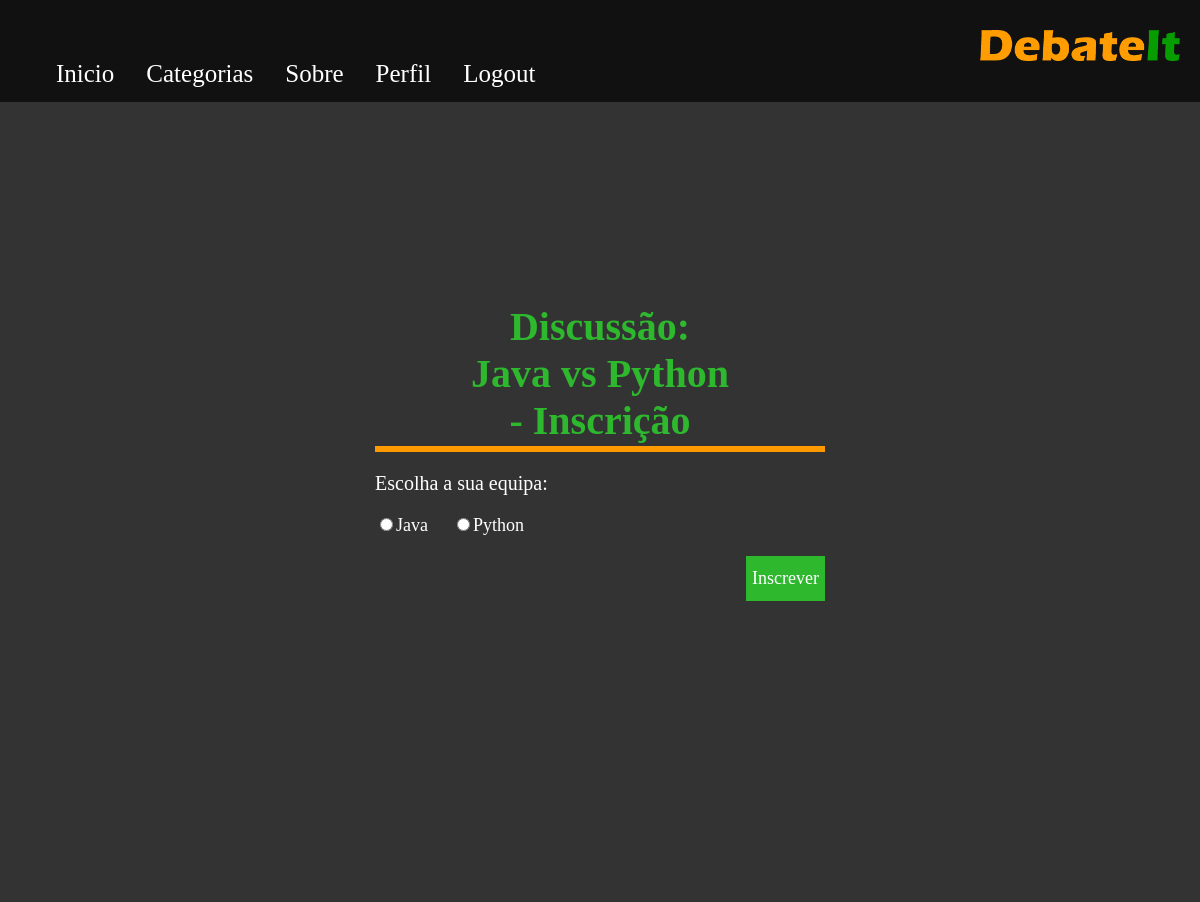
Screenshot of /discussion/42/ (signed in) with the database file from the repository.
### forum/models.py (models this page shows, shortened)
class Discussion(models.Model):
    title = models.CharField(max_length=100)
    descr = models.TextField(default="")
    owner = models.ForeignKey(User, on_delete=models.CASCADE)
    category = models.ForeignKey(Category, on_delete=models.CASCADE)
    mode = models.ForeignKey(DebateMode, on_delete=models.CASCADE)
    options = models.ManyToManyField(DebateOption)
    team1 = models.ManyToManyField(User, related_name='team1', default=None)
    team2 = models.ManyToManyField(User, related_name='team2', default=None)

class DebateOption(models.Model):
    title = models.CharField(max_length=50)
    key = models.IntegerField()

### forum/views.py (the view)
# urls.py: url(r'^discussion/(?P<discussion_id>[0-9]+)/$', views.discussion_details, name='forum_discussion'),
def discussion_details(request, discussion_id):
    if request.method == 'POST':
        if request.POST['comment'] != '':
            creation_manager.create_post(request.user, request.POST['comment'], discussion_id)
            return HttpResponseRedirect(reverse('forum_discussion', args=(discussion_id,)))
    logged_in = request.user.is_authenticated
    discussion = Discussion.objects.get(id=discussion_id)
    if discussion.mode.key == constants.DEBATEIT_MODE:
        if logged_in:
            signed = creation_manager.check_if_signed(request.user, discussion)
            if not signed:
                context = creation_manager.generate_context(discussion, constants.NOT_SIGNED_PURP, logged_in)
                return render(request, "forum/DebateSignUp.html", context)
        context = creation_manager.generate_context(discussion, constants.DEBATEIT_PURP, logged_in)
        return render(request, "forum/DiscussionDetails.html", context)
    context = creation_manager.generate_context(discussion, constants.NORMAL_PURP, logged_in)
    return render(request, "forum/DiscussionDetails.html", context)

### forum/utils/creation_manager.py (called while the page is built, shortened)
def check_if_signed(user, discussion):
    is_signed = check_if_exists(discussion.team1.all(), user) or check_if_exists(discussion.team2.all(), user)
    return is_signed

def check_if_exists(team, user):
    for x in team:
        if x.id == user.id:
            return True
    return False

def generate_context(discussion, purpose, logged_in):
    context = {'discussion': discussion, 'logged_in': logged_in}
    if purpose == constants.NOT_SIGNED_PURP:
        context = {**context, 'options': discussion.options.all()}
    elif purpose == constants.NORMAL_PURP:
        context = {**context, 'posts': Post.objects.filter(discussion=discussion)}
    return context

### forum/templates/forum/DebateSignUp.html (shortened to what this page needs)
{% extends 'forum/Base.html' %}
{% block content %}
    <section class="signup_container">
        <h1> Discussão: <br> {{ discussion.title }} <br> - Inscrição </h1>
        <form name="input" action="{% url 'forum_signup' %}" method="POST">
            <p> Escolha a sua equipa: </p>
            {% for option in options %}
                <div class="signup_options">
                    <input type="radio" name="option" value="{{ option.key }}">{{ option.title }}
                </div>
            {% endfor %}
            <br>
            <div class="signup_submit">
                <input type="submit" value="Inscrever">
            </div>
        </form>
    </section>
{% endblock content %}

### forum/static/forum/style.css (style rules this page uses)
body { color: white; margin: 0; font-family: "Bookman Old Style"; }
h1 { margin: 0; }
.signup_container { width: 450px; position: absolute; top: 50%; left: 50%; transform: translate(-50%, -50%); }
.signup_container h1 { font-size: 40px; border-bottom: 6px solid #ff9900; margin-bottom: 15px; padding: 2px 2px 2px; text-align: center; color: #2eb82e; }
.signup_container p { font-size: 20px; }
.signup_options { font-size: 18px; display: inline-block; margin-right: 20px; }
.signup_submit input { background-color: #2eb82e; border: none; color: white; height: 45px; width: fit-content; text-align: center; font-size: 18px; margin-top: 20px; font-family: "Bookman Old Style"; float: right; }

### rows the page displays
Discussion: title "Java vs Python"
DebateOption: title "Java"
DebateOption: title "Python"
